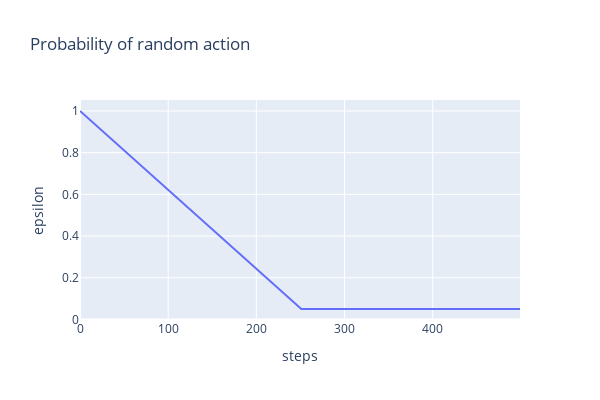

The code cell stored with this chart in its notebook:
### Markdown cell above
### Linear Schedule

- The linear schedule is used to gradually decrease the exploration rate (epsilon, $\epsilon$) over time.
- At the start of training, we want a high epsilon to encourage lots of random exploration.
- As training progresses, we want to reduce epsilon so the agent relies more on its learned Q-values.
- This schedule provides a smooth transition from exploration to exploitation.

### Code cell
def linear_schedule(
    current_step: int, start_e: float, end_e: float, exploration_fraction: float, total_timesteps: int
) -> float:
    """Return the appropriate epsilon for the current step.

    Epsilon should be start_e at step 0 and decrease linearly to end_e at step (exploration_fraction * total_timesteps).
    In other words, we are in "explore mode" with start_e >= epsilon >= end_e for the first `exploration_fraction` fraction
    of total timesteps, and then stay at end_e for the rest of the episode.
    """
    return start_e + (end_e - start_e) * min(current_step / (exploration_fraction * total_timesteps), 1)


epsilons = [
    linear_schedule(step, start_e=1.0, end_e=0.05, exploration_fraction=0.5, total_timesteps=500)
    for step in range(500)
]
line(epsilons, labels={"x": "steps", "y": "epsilon"}, title="Probability of random action", height=400, width=600)

### Figure 1 — Plotly figure (JSON) as saved in the notebook; plotly's stock layout.template omitted (floating-point values rounded to 4 significant figures; data arrays with more than 128 entries replaced by an {"elided": "..."} marker saying what was removed)
{"data": [{"hovertemplate": "steps=%{x}<br>epsilon=%{y}<extra></extra>", "legendgroup": "", "line": {"color": "#636efa", "dash": "solid"}, "marker": {"symbol": "circle"}, "mode": "lines", "name": "", "orientation": "v", "showlegend": false, "type": "scatter", "x": {"elided": "500 int values"}, "xaxis": "x", "y": {"elided": "500 float values"}, "yaxis": "y"}], "layout": {"height": 400, "hovermode": "x unified", "legend": {"tracegroupgap": 0}, "title": {"text": "Probability of random action"}, "width": 600, "xaxis": {"anchor": "y", "domain": [0, 1], "title": {"text": "steps"}}, "yaxis": {"anchor": "x", "domain": [0, 1], "title": {"text": "epsilon"}}}}
